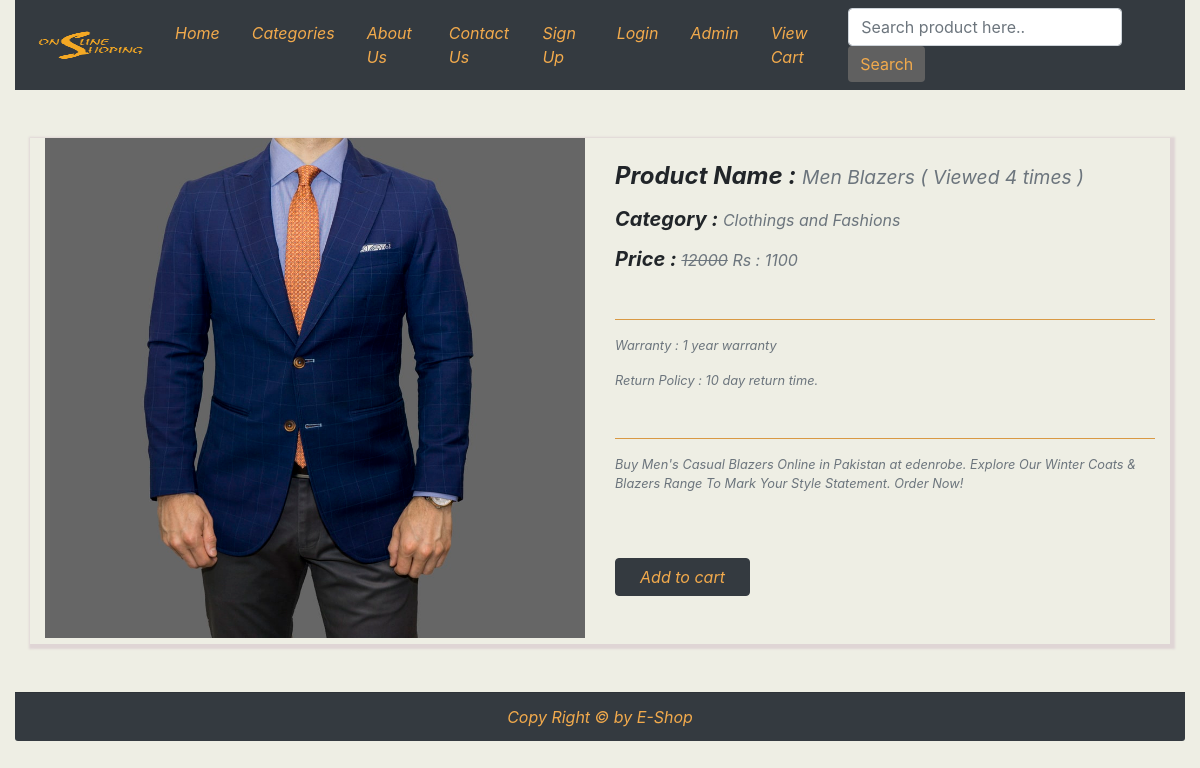
The page /product/men-blazers/ on the database its author committed.
### eapp/models.py (models this page shows, shortened)
class Product(models.Model):
    title = models.CharField(max_length=200)
    slug = models.SlugField(unique=True)
    category = models.ForeignKey(Category, on_delete=models.CASCADE)
    image = models.ImageField(upload_to="products")
    market_price = models.PositiveIntegerField()
    selling_price = models.PositiveIntegerField()
    description = models.TextField()
    warranty = models.CharField(max_length=300, null=True, blank=True)
    return_policy = models.CharField(max_length=300, null=True, blank=True)
    view_count = models.PositiveIntegerField(default=0)

class Category(models.Model):
    title = models.CharField(max_length=200)
    slug = models.SlugField(unique=True)
    def __str__(self):
        return self.title

### eapp/views.py (the view)
# urls.py: path('product/<slug:slug>/', ProductDetailView.as_view(), name='ProductDetail'),
class ProductDetailView(EcomMixin, TemplateView):
    template_name = 'ecommerce/detailsproducts.html'
    def get_context_data(self, **kwargs):
        context = super().get_context_data(**kwargs)
        url_slug = kwargs['slug']
        product = Product.objects.get(slug=url_slug)
        product.view_count += 1
        product.save()
        context['product'] = product
        return context

### eapp/views.py (called while the page is built)
    def dispatch(self, request, *args, **kwargs):
        cart_id = request.session.get("cart_id")
        if cart_id:
            cart_obj = Cart.objects.get(id=cart_id)
            if request.user.is_authenticated and request.user.customer:
                cart_obj.customer = request.user.customer
                cart_obj.save()
        return super().dispatch(request, *args, **kwargs)

### templates/ecommerce/detailsproducts.html (shortened to what this page needs)
{% extends 'ecommerce/base.html' %}
{% block content %}
<div class="container mt-1 mb-5">
    <div class="row my-5 " id="boxshadow">
        <div class="col-sm-6">
            <img src="{{product.image.url}}" alt="{{product.title}}" width="100%" height="500">
        </div>
        <div class="col-sm-6 pb-5 ">
            <h4 class="mt-4"><strong>Product Name : </strong><span class="small text-muted font-italic"> {{product.title}} ( Viewed {{product.view_count}} times )</span></h4>
            <h5 class="my-3"><strong>Category : </strong><span class="small text-muted font-italic"> {{product.category}}</span></h5>
            <h5 class="mt-3 mb-5"><strong>Price : </strong><span class="small text-muted font-italic"> <strike>{{product.market_price}}</strike> Rs : {{product.selling_price}}</span></h5>
            <hr style="background-color:#F2AA4CFF">
            <p class="small text-muted font-italic">Warranty : {{product.warranty}}</p>
            <p class="small text-muted font-italic mt-3 mb-5">Return Policy : {{product.return_policy}}</p>
            <hr style="background-color:#F2AA4CFF">
            <p class="small text-muted font-italic ">{{product.description}}</p>
            <a href="{% url 'eapp:AddToCart' product.id %}" class="btn btn-dark float-bottom mt-5 col-3" style="color:#F2AA4CFF">Add to cart</a>
        </div>
    </div>
</div>
<div class="container-fluid ">
 <div class="card-footer text-center bg-dark"  style="color:#F2AA4CFF">Copy Right &copy by E-Shop
  </div>
</div>
{% endblock content %}

### static/css/style.css (style rules this page uses)
#boxshadow { box-shadow: 2px 2px 2px 3px #DFD5D5; }
body { background-color:#eeeee4; }

### rows shown on the page
Product: image (picture), title "Men Blazers", view_count "4", category "Clothings and Fashions", market_price "12000", selling_price "1100", warranty "1 year warranty", return_policy "10 day return time.", description "Buy Men's Casual Blazers Online in Pakistan at edenrobe. Explore Our Winter Coats & Blazers Range To Mark Your Style Statement. Order Now!"
